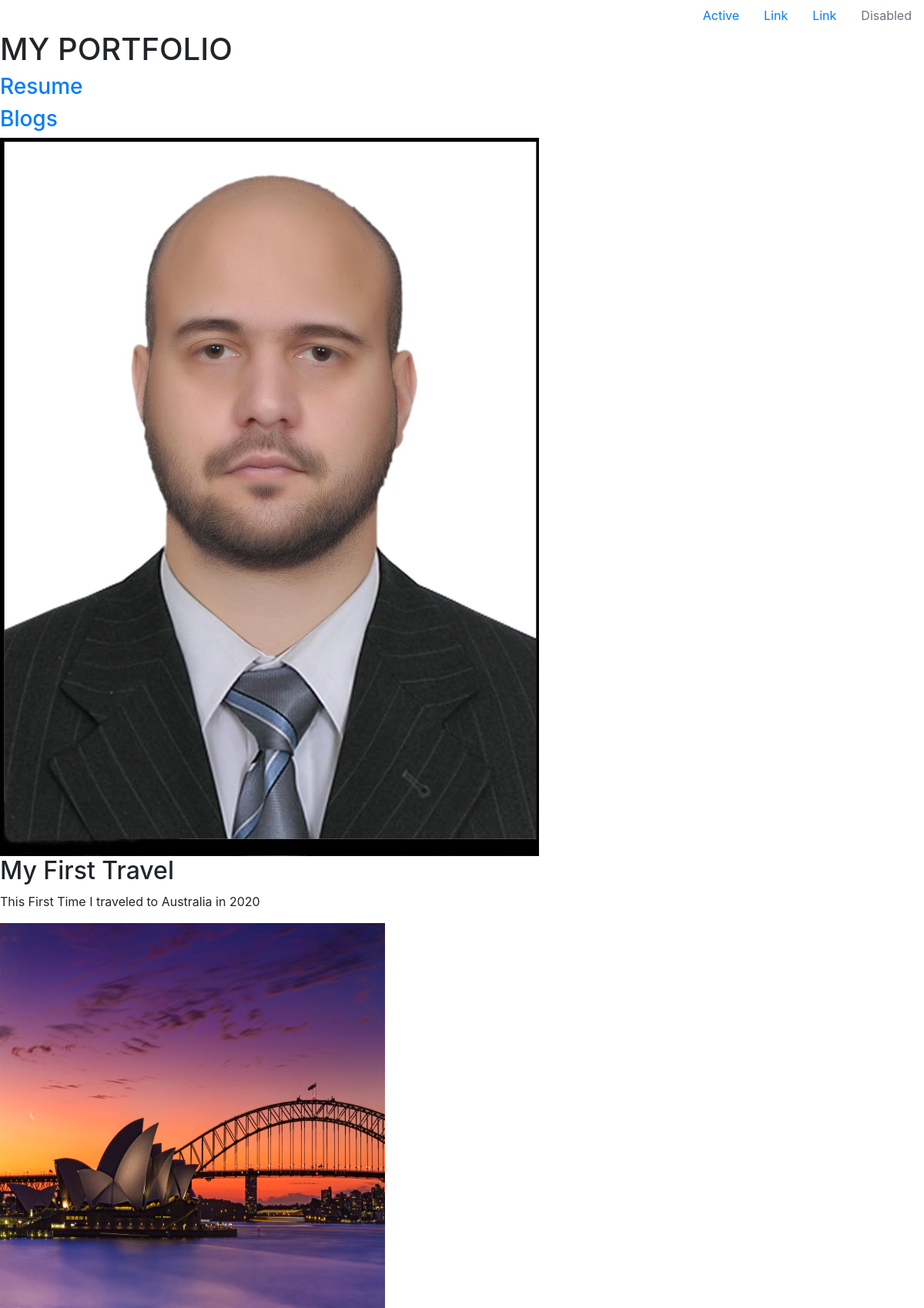
Before: / with the older database file.
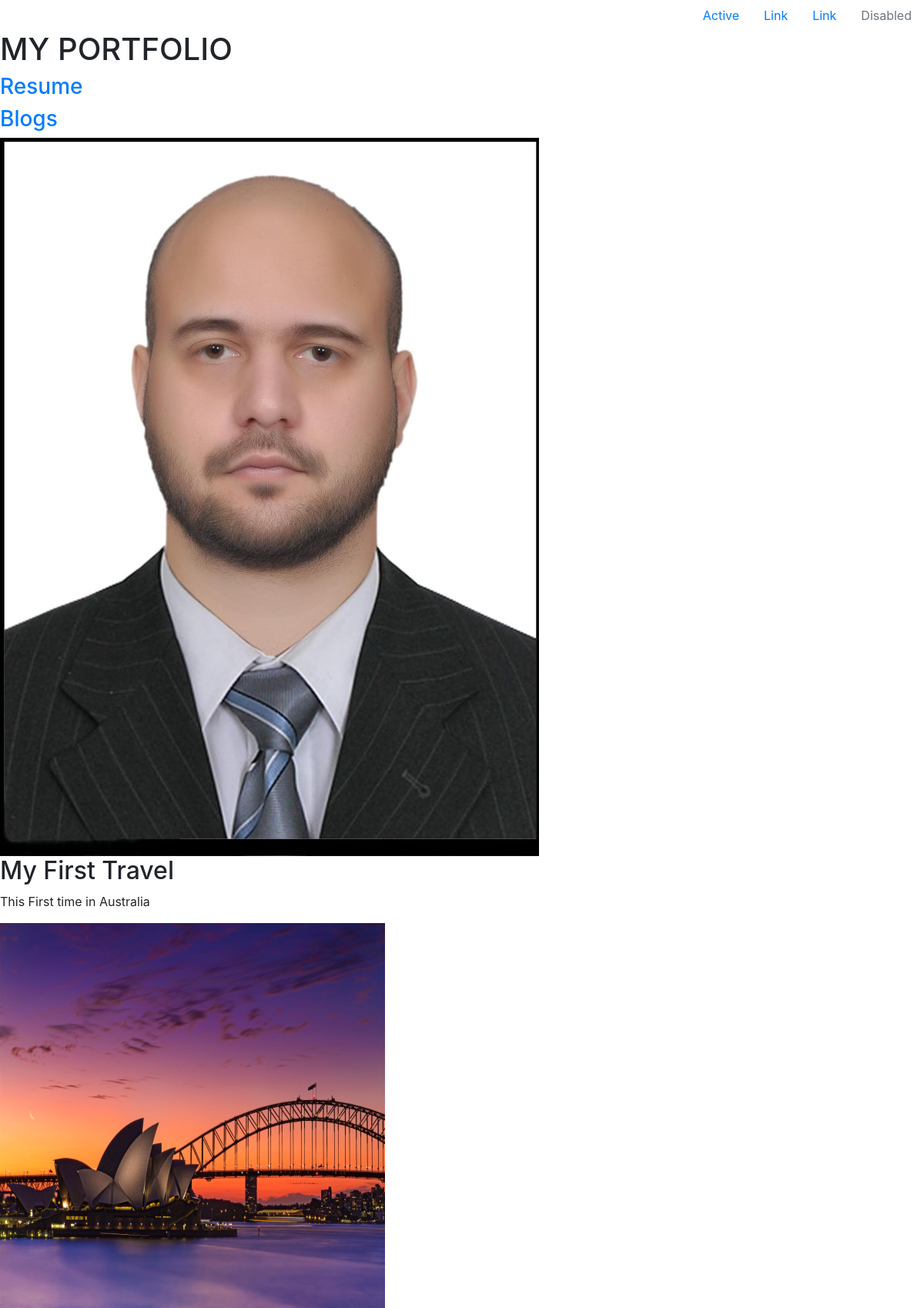
After: the same page with the newer database file.
### portfolio/models.py (models this page shows, shortened)
class Project(models.Model):
    title=models.CharField(max_length=30)
    description=models.TextField()
    image=models.ImageField(upload_to="portfolio/images")
    url=models.URLField(blank=True)

### portfolio/views.py (the view)
# urls.py: 2. Add a URL to urlpatterns:  path('', views.home, name='home')
def home(request):
    projects = Project.objects.all()
    return render(request,'portfolio/home.html', {"projects":projects})

### portfolio/templates/portfolio/home.html (shortened to what this page needs)
<!DOCTYPE html>
<html lang="en">
    {% extends 'portfolio/base.html' %}
    {% load static %}
{% block content %}
    <h1>MY PORTFOLIO</h1>
    <h3><a href="{% static 'portfolio/MohEN.pdf' %}" target='_blank'>Resume</a></h3>
    <h3><a href="{% url 'blog:all_blogs' %}" target='_blank'>Blogs</a></h3>
    <img src="{% static 'portfolio/MSS.jpg' %}">
    {% for project in projects %}
    <h2> {{project.title}} </h2>
    <p> {{project.description}} </p>
    <img src=" {{ project.image.url }} " width='500px' height='500px'><br>
    {% endfor %}
    {% endblock content %}

### portfolio/templates/portfolio/base.html (shortened to what this page needs)
<!doctype html>
<html lang="en">
  <head>
    <link rel="stylesheet" href="https://stackpath.bootstrapcdn.com/bootstrap/4.4.1/css/bootstrap.min.css">
    <ul class="nav justify-content-end">
        <li class="nav-item">
          <a class="nav-link active" href="#">Active</a>
        </li>
        <li class="nav-item">
          <a class="nav-link" href="#">Link</a>
        </li>
        <li class="nav-item">
          <a class="nav-link" href="#">Link</a>
        </li>
        <li class="nav-item">
          <a class="nav-link disabled" href="#" tabindex="-1" aria-disabled="true">Disabled</a>
        </li>
      </ul>
      {% block content %}
      {% endblock content %}
  </body>
</html>

Changed rows visible on the page:
changed Project "My First Travel": description "This First Time I traveled to Australia in 2020" → "This First time in Australia"
